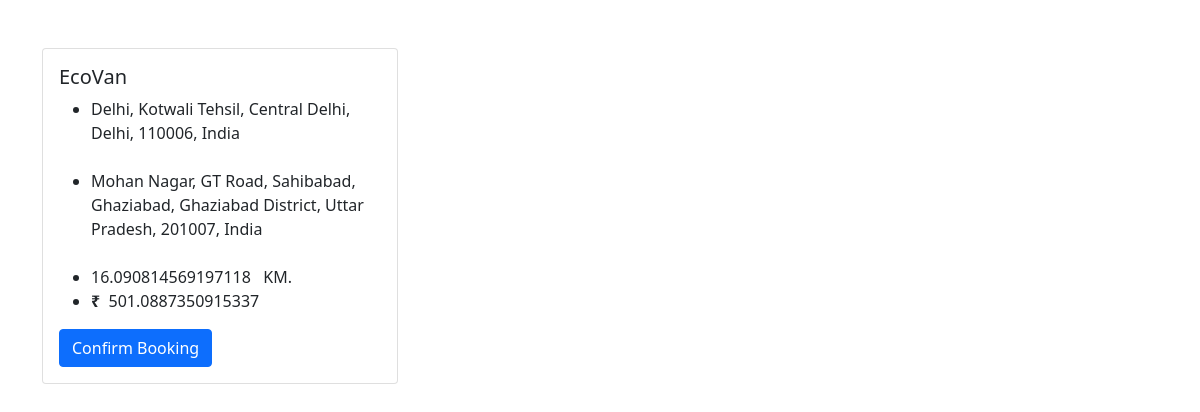
The app's page /check/pick_and_drop_api/Check_ecovan with its own data.
### ride/models.py (models this page shows)
class Vehicle_type(models.Model):
    user=models.ForeignKey(User , on_delete=models.CASCADE)
    vehicle=models.CharField(max_length=256)
    objects=models.Manager()
    def __str__(self):
        return self.vehicle

### Userform/models.py (models this page shows)
class PICKFORM(models.Model):
    pick_point=models.CharField(max_length=256)
    drop_point=models.CharField(max_length=256)
    distance=models.FloatField(max_length=256 , blank=True , null=True)
    objects=models.Manager()
    def __str__(self):
        return self.pick_point

### ride/views.py (the view, shortened to what this page needs)
# urls.py: path('check/pick_and_drop_api/Check_ecovan' , Check_ecovan.as_view()  , name='check/pick_and_drop_api/Check_ecovan' ),
class Check_ecovan(APIView):
    def get(self ,request , format=None):
            all_data=PICKFORM.objects.all().last()
            c3=Vehicle_type.objects.get(pk=3)
            for PICK_FROM in PICKFORM.objects.all():
                print(PICK_FROM,"PICKFORM")
            for ecovan in Ecovan_Trip.objects.all():
                print(ecovan.id ,"CHAMPION")
            fare3=ecovan.basefare+(PICK_FROM.distance - ecovan.basekm)*ecovan.price1_per_km
            context={
                'fare3':fare3,
                'data':all_data,
                'c3':c3,
            }
            return render(request , 'ecovan.html',context)

### templates/ecovan.html (shortened to what this page needs)
<!DOCTYPE html>
{% load static %}
<html lang="en">
<head>
    <link href="https://cdn.jsdelivr.net/npm/bootstrap@5.0.2/dist/css/bootstrap.min.css" rel="stylesheet">
</head>
<body>
<div class="container mt-5">
<form action="" method="post">
<div class="row">
  <div class="col-sm-4">
    <div class="card">
      <div class="card-body">
          <h5 class="card-title"> {{c3}} </h5>
        <ul><li>
        {{data.pick_point}}
        </li>
        <br>
        <li>
          {{data.drop_point}}
        </li>
        <br>
        <li>
          {{data.distance}} &nbsp; KM.
        </li>
        <li>
          <b>₹</b>  &nbsp;{{fare3}}
        </li>
      </ul>
        <button type="submit" class="btn btn-primary">Confirm Booking</button>
      </div>
    </div>
  </div>
</div>
  </form>
</div>
</body>
</html>

### records on screen
Vehicle_type: vehicle "EcoVan"
PICKFORM: pick_point "Delhi, Kotwali Tehsil, Central Delhi, Delhi, 110006, India", drop_point "Mohan Nagar, GT Road, Sahibabad, Ghaziabad, Ghaziabad District, Uttar Pradesh, 201007, India", distance "16.090814569197118"

### other values on screen
{{ fare3 }} "501.0887350915337"
